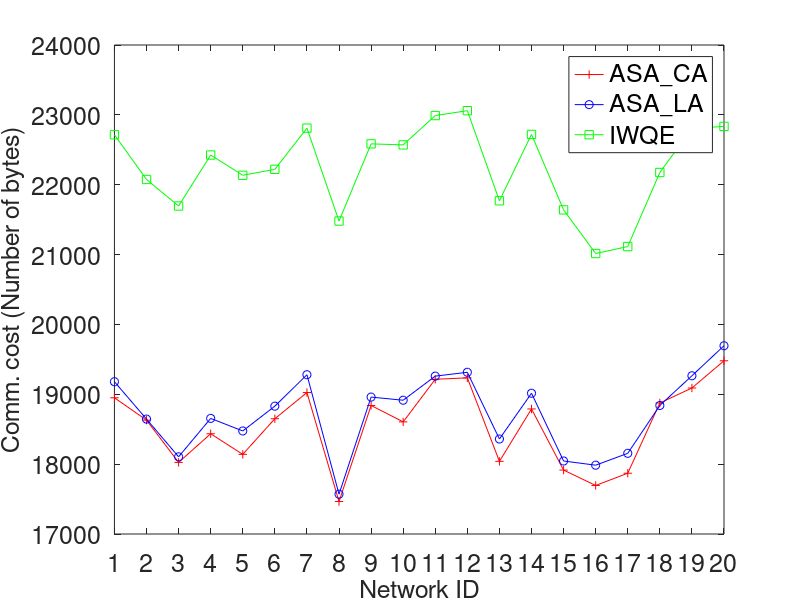
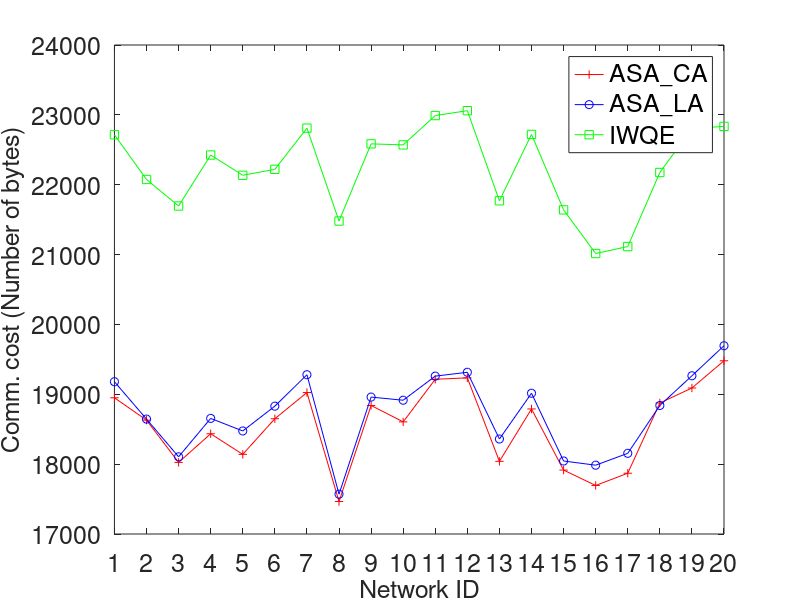
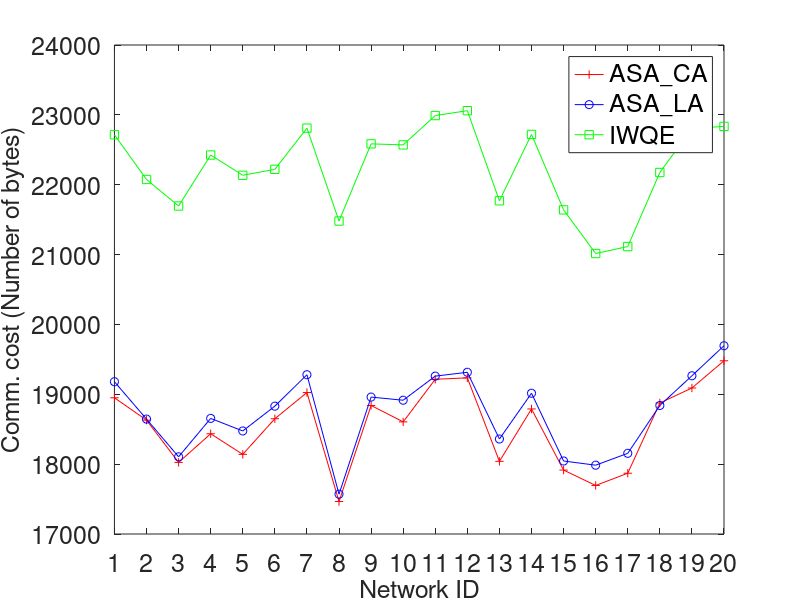
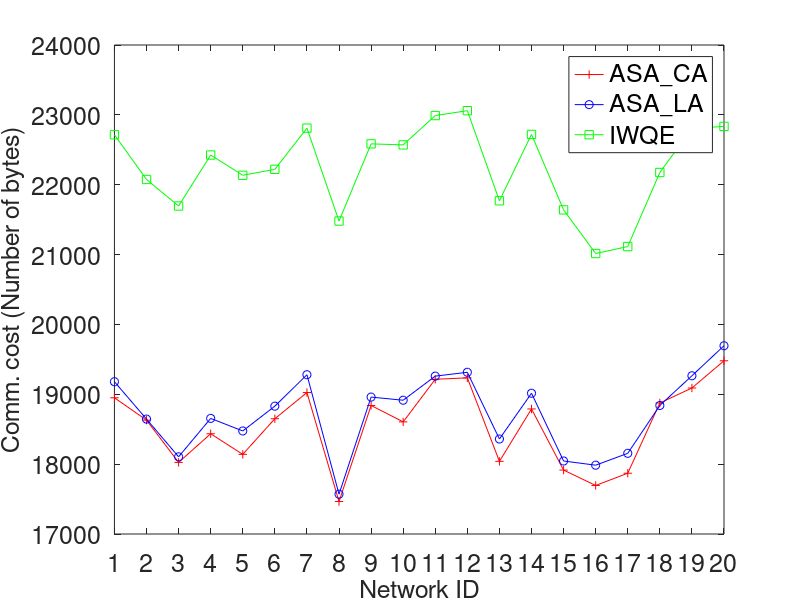

Recreate these plots in MATLAB, in order.
networkID = [1.0;2.0;3.0;4.0;5.0;6.0;7.0;8.0;9.0;10.0;11.0;12.0;13.0;14.0;15.0;16.0;17.0;18.0;19.0;20.0];
ASA_CA = [18950.0;18630.0;18025.0;18435.0;18140.0;18650.0;19025.0;17465.0;18840.0;18605.0;19215.0;19235.0;18040.0;18790.0;17915.0;17695.0;17870.0;18875.0;19090.0;19480.0];
ASA_LA = [19180.0;18645.0;18105.0;18655.0;18475.0;18830.0;19280.0;17570.0;18960.0;18915.0;19260.0;19315.0;18360.0;19015.0;18045.0;17985.0;18155.0;18840.0;19265.0;19695.0];
IWQE = [22715.0;22075.0;21695.0;22425.0;22135.0;22220.0;22810.0;21480.0;22585.0;22570.0;22990.0;23060.0;21770.0;22720.0;21640.0;21015.0;21115.0;22175.0;22805.0;22835.0];
figure1 = figure;
%figure1 = figure;
fontSize = 18;
set(figure1,'Color',[1,1,1]);
axes1 = axes('XTick',networkID,'Parent',figure1,'Box','on','FontSize', fontSize);
xlim(axes1,[min(networkID),max(networkID)]);
hold on;
plot(networkID,ASA_CA,'r+-','Parent',axes1);
hold on;
plot(networkID,ASA_LA,'bo-','Parent',axes1);
hold on;
plot(networkID,IWQE,'gs-','Parent',axes1);
xlabel('Network ID','FontSize', fontSize);
ylabel('Comm. cost (Number of bytes)','FontSize', fontSize);
hl = legend('ASA\_CA','ASA\_LA','IWQE');
set(hl,'Location','Best','FontSize', fontSize);
print(gcf,'-depsc','networkID_packetFrameNum.eps');
print(gcf,'-djpeg','networkID_packetFrameNum.jpeg');
print(gcf,'-dtiff','networkID_packetFrameNum.tif');
print(gcf,'-dbitmap','networkID_packetFrameNum.bmp');
print(gcf,'-dpng','networkID_packetFrameNum.png');
